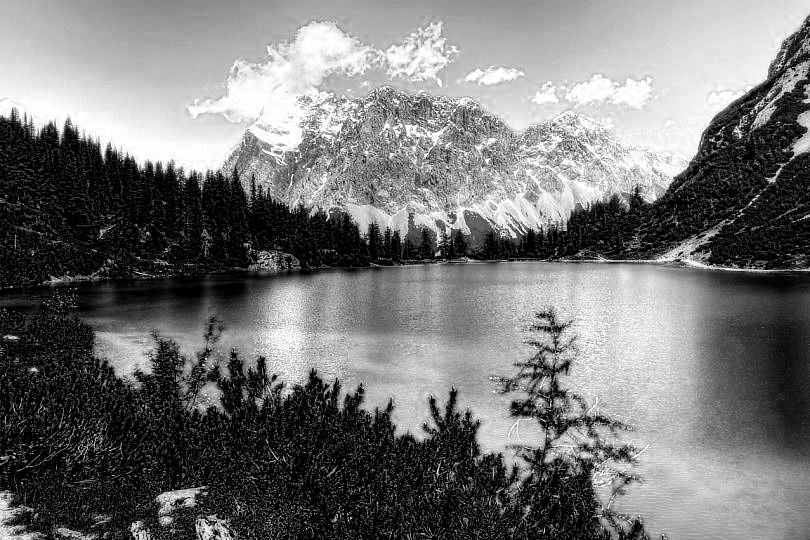
#> input picture HT1/imagen1/imagen1_salida_gray_azul.jpg, 810 x 540 px
$ jupyter execute 'HT1-Mario Tabarini.ipynb'
#> lines starting #> are read from the running program, lines starting #| are printed output that depends on the picture
#> the answer given: imagen1/imagen1_salida_gray_azul.jpg
#> the answer given: 1
### Hoja de trabajo 1
#### Mario Eduardo Tabarini Andretta
#### 22000349

[cell 1]
import cv2
import numpy as np
import matplotlib.pyplot as plt

[cell 2]
def procesar_imagenes(image_path, color):
#> called with image_path = 'imagen1/imagen1_salida_gray_azul.jpg', color = 1
    img=cv2.imread(image_path)
#> img is the input picture: shape (540, 810, 3); min 0, max 255, mean 118.1
    if img is None:
        print("Error, link a imagen incorrecto.")
        return
    img=cv2.cvtColor(img, cv2.COLOR_BGR2RGB)
    alto=img.shape[0]
#> alto = 540
    ancho=img.shape[1]
#> ancho = 810
    plt.imshow(img)
    plt.show()
    monocromo=np.zeros((alto, ancho,3)) ### Se consigue espacio vacío en el que se va guardando cada resultado de la nueva imagen. Son tres canales debido a RGB

    if(color==1):
        for i in range(0,alto):
            for j in range(0,ancho):
                pixel=img[i,j]
                blue=pixel[2]
                green=pixel[1]
                red=pixel[0]
                monocromo[i,j]=[blue,0,0] ### Aplicamos una transformación a monocromo
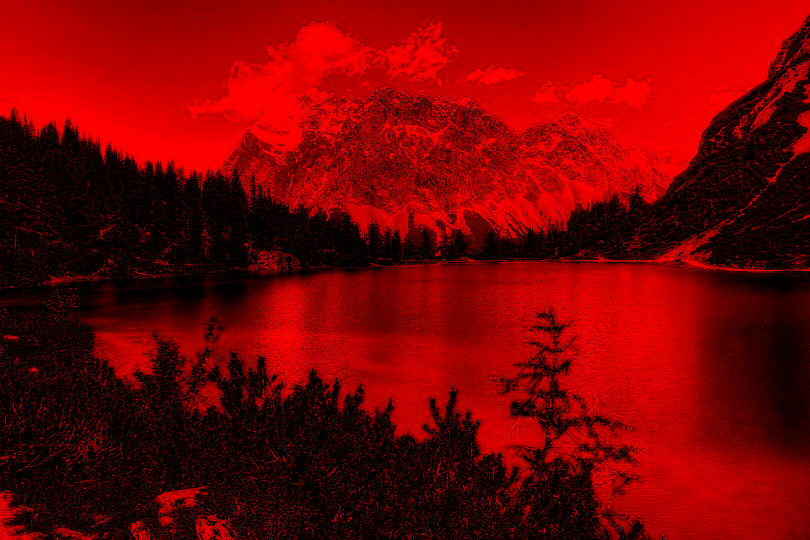
#> monocromo: shape (540, 810, 3) float64; mean R, G, B 118.1, 0, 0
        cv2.imwrite("monocromo.jpg", monocromo) ### Es necesario hacer este proceso de convertir a imagen lo que se trató y bajarla, y luego volverla a subir, ya que si no puede dar problema en la lectura
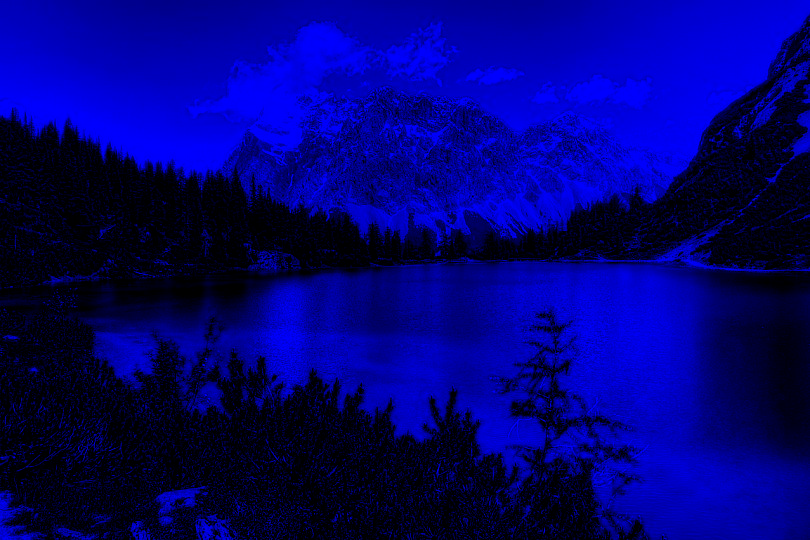
#> saved as monocromo.jpg: shape (540, 810, 3); mean B, G, R 118.1, 0, 0
        monocromo=cv2.imread("monocromo.jpg")
        monocromo=cv2.cvtColor(monocromo, cv2.COLOR_BGR2RGB)
        plt.imshow(monocromo)
        plt.show
    elif(color==2):
        for i in range(0,alto):
            for j in range(0,ancho):
                pixel=img[i,j]
                blue=pixel[2]
                green=pixel[1]
                red=pixel[0]
                monocromo[i,j]=[0,green,0] ### Aplicamos una transformación a monocromo
        cv2.imwrite("monocromo.jpg", monocromo) ### Es necesario hacer este proceso de convertir a imagen lo que se trató y bajarla, y luego volverla a subir, ya que si no puede dar problema en la lectura
        monocromo=cv2.imread("monocromo.jpg")
        monocromo=cv2.cvtColor(monocromo, cv2.COLOR_BGR2RGB)
        plt.imshow(monocromo)
        plt.show
    elif(color==3):
        for i in range(0,alto):
            for j in range(0,ancho):
                pixel=img[i,j]
                blue=pixel[2]
                green=pixel[1]
                red=pixel[0]
                monocromo[i,j]=[0,0,red] ### Aplicamos una transformación a monocromo
        cv2.imwrite("monocromo.jpg", monocromo) ### Es necesario hacer este proceso de convertir a imagen lo que se trató y bajarla, y luego volverla a subir, ya que si no puede dar problema en la lectura
        monocromo=cv2.imread("monocromo.jpg")
        monocromo=cv2.cvtColor(monocromo, cv2.COLOR_BGR2RGB)
        plt.imshow(monocromo)
        plt.show
    elif(color==10):
        for i in range(0,alto):
            for j in range(0,ancho):
                pixel=img[i,j]
                blue=pixel[2]
                green=pixel[1]
                red=pixel[0]
                monocromo[i,j]=[0,green,red] ### Aplicamos una transformación a monocromo
        cv2.imwrite("monocromo.jpg", monocromo) ### Es necesario hacer este proceso de convertir a imagen lo que se trató y bajarla, y luego volverla a subir, ya que si no puede dar problema en la lectura
        monocromo=cv2.imread("monocromo.jpg")
        monocromo=cv2.cvtColor(monocromo, cv2.COLOR_BGR2RGB)
        plt.imshow(monocromo)
        plt.show
    elif(color==20):
        for i in range(0,alto):
            for j in range(0,ancho):
                pixel=img[i,j]
                blue=pixel[2]
                green=pixel[1]
                red=pixel[0]
                monocromo[i,j]=[blue,green,0] ### Aplicamos una transformación a monocromo
        cv2.imwrite("monocromo.jpg", monocromo) ### Es necesario hacer este proceso de convertir a imagen lo que se trató y bajarla, y luego volverla a subir, ya que si no puede dar problema en la lectura
        monocromo=cv2.imread("monocromo.jpg")
        monocromo=cv2.cvtColor(monocromo, cv2.COLOR_BGR2RGB)
        plt.imshow(monocromo)
        plt.show
    elif(color==30):
        for i in range(0,alto):
            for j in range(0,ancho):
                pixel=img[i,j]
                blue=pixel[2]
                green=pixel[1]
                red=pixel[0]
                monocromo[i,j]=[blue,0,red] ### Aplicamos una transformación a monocromo
        cv2.imwrite("monocromo.jpg", monocromo) ### Es necesario hacer este proceso de convertir a imagen lo que se trató y bajarla, y luego volverla a subir, ya que si no puede dar problema en la lectura
        monocromo=cv2.imread("monocromo.jpg")
        monocromo=cv2.cvtColor(monocromo, cv2.COLOR_BGR2RGB)
        plt.imshow(monocromo)
        plt.show

[cell 3]
print("Sistema de procesamiento de imágenes")
image_path=input("Por favor ingresar la ruta de la imagen que se desea cargar.")
color=int(input("Por favor ingrese un número entre las opciones (1, 2, 3, 10, 20 o 30) para elegir el canal de color deseado."))
procesar_imagenes(image_path, color)

### Problema 2

[cell 4]
img1=cv2.imread("imagen1\imagen1_salida_gray_azul.jpg")
plt.imshow(img1)
plt.show()
img1.shape
#> Out = (540, 810, 3)

[cell 5]
img2=cv2.imread("imagen1\imagen1_salida_gray_verde.jpg")
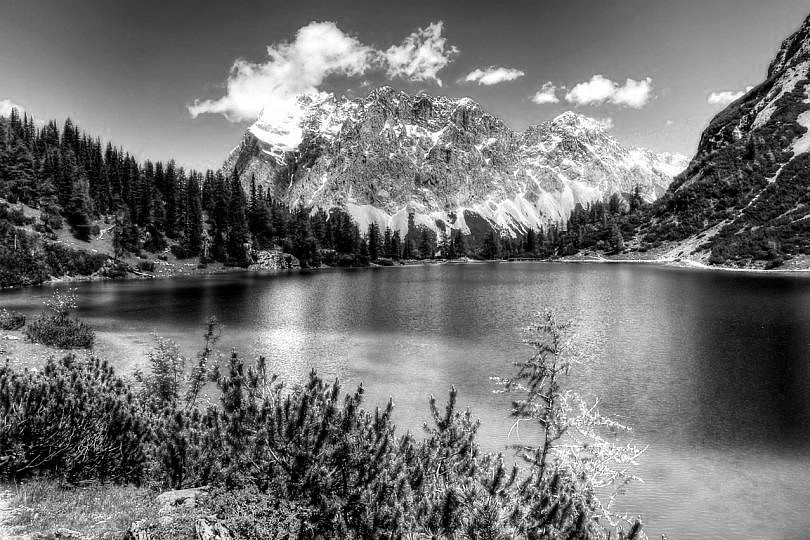
#> input picture HT1/imagen1/imagen1_salida_gray_verde.jpg, 810 x 540 px, found by its file name
#> img2 is the input picture: shape (540, 810, 3); min 0, max 255, mean 113.9
plt.imshow(img2)
plt.show()
img2.shape
#> Out = (540, 810, 3)

[cell 6]
img3=cv2.imread("imagen1\imagen1_salida_gray_rojo.jpg")
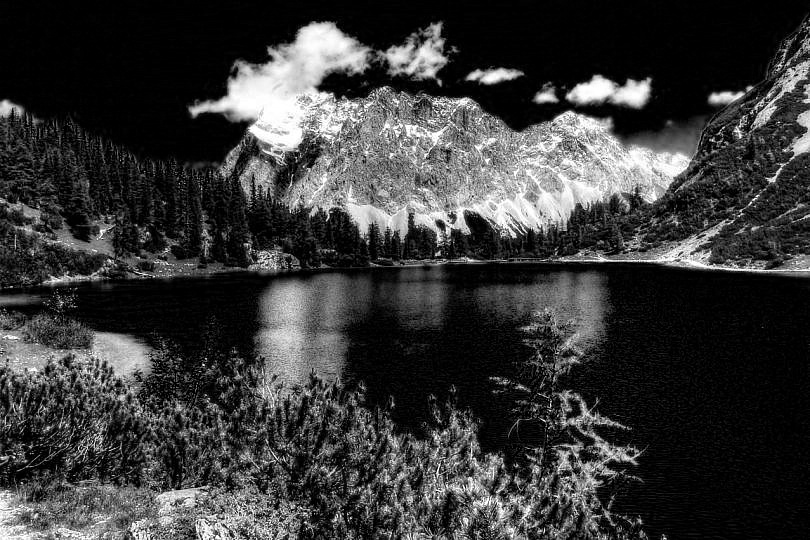
#> input picture HT1/imagen1/imagen1_salida_gray_rojo.jpg, 810 x 540 px, found by its file name
#> img3 is the input picture: shape (540, 810, 3); min 0, max 255, mean 57.5
plt.imshow(img3)
plt.show()
img3.shape
#> Out = (540, 810, 3)

[cell 7]
alto=img1.shape[0]
#> alto = 540
ancho=img1.shape[1]
#> ancho = 810
img_color=np.zeros((alto, ancho,3))

for i in range(0,alto):
    for j in range(0,ancho):
        pixel_blue=img1[i,j]
        pixel_green=img2[i,j]
        pixel_red=img3[i,j]
        blue=pixel_blue[0]
        green=pixel_green[0]
        red=pixel_red[0]

        img_color[i,j]=[blue,green,red]
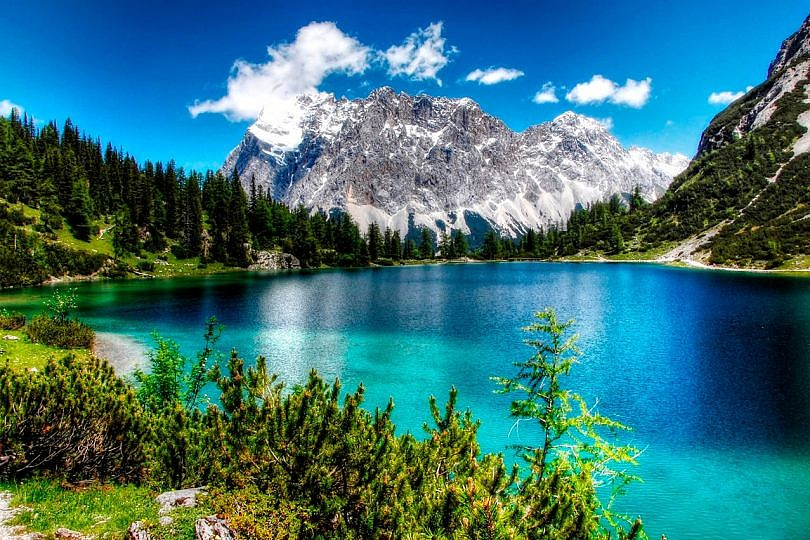
#> img_color: shape (540, 810, 3) float64; mean B, G, R 118.1, 113.9, 57.5

cv2.imwrite("img_color.jpg", img_color)

img_color=cv2.imread("img_color.jpg")
img_color=cv2.cvtColor(img_color, cv2.COLOR_BGR2RGB)
#> the answer given: imagen1/imagen1_salida_gray_verde.jpg
plt.imshow(img_color)
plt.show

### Problema 3

[cell 8]
def dividir_imagen(image_path):
#> called with image_path = 'imagen1/imagen1_salida_gray_verde.jpg'
    img=cv2.imread(image_path)
    if img is None:
        print("Error, link a imagen incorrecto o nombre mal escrito.")
        return
    img=cv2.cvtColor(img, cv2.COLOR_BGR2RGB)
    alto=img.shape[0]
#> alto = 540
    ancho=img.shape[1]
#> ancho = 810
    plt.imshow(img)
    plt.show()
    resultante_salida_gray_azul=np.zeros((alto, ancho,3)) ### Se consigue espacio vacío en el que se va guardando cada resultado de la nueva imagen. Son tres canales debido a RGB
    resultante_salida_gray_verde=np.zeros((alto, ancho,3)) ### Se consigue espacio vacío en el que se va guardando cada resultado de la nueva imagen. Son tres canales debido a RGB
    resultante_salida_gray_rojo=np.zeros((alto, ancho,3)) ### Se consigue espacio vacío en el que se va guardando cada resultado de la nueva imagen. Son tres canales debido a RGB
    for i in range(0,alto):
        for j in range(0,ancho):
            pixel=img[i,j]
            blue=pixel[0]
            green=pixel[1]
            red=pixel[2]
            resultante_salida_gray_azul[i,j]=[blue, blue, blue]
            resultante_salida_gray_verde[i,j]=[green, green, green]
            resultante_salida_gray_rojo[i,j]=[red, red, red]
    cv2.imwrite("resultante_salida_gray_azul.jpg", resultante_salida_gray_azul) ### Es necesario hacer este proceso de convertir a imagen lo que se trató y bajarla, y luego volverla a subir, ya que si no puede dar problema en la lectura
    cv2.imwrite("resultante_salida_gray_verde.jpg", resultante_salida_gray_verde) ### Es necesario hacer este proceso de convertir a imagen lo que se trató y bajarla, y luego volverla a subir, ya que si no puede dar problema en la lectura
    cv2.imwrite("resultante_salida_gray_rojo.jpg", resultante_salida_gray_rojo) ### Es necesario hacer este proceso de convertir a imagen lo que se trató y bajarla, y luego volverla a subir, ya que si no puede dar problema en la lectura

    resultante_salida_gray_azul=cv2.imread("resultante_salida_gray_azul.jpg")
#> resultante_salida_gray_azul: shape (540, 810, 3); min 0, max 255, mean 113.9
    plt.imshow(resultante_salida_gray_azul)
    plt.show

    resultante_salida_gray_verde=cv2.imread("resultante_salida_gray_verde.jpg")
    plt.imshow(resultante_salida_gray_verde)
    plt.show

    resultante_salida_gray_rojo=cv2.imread("resultante_salida_gray_rojo.jpg")
    plt.imshow(resultante_salida_gray_rojo)
    plt.show

[cell 9]
print("Sistema de división de imágenes")
image_path=input("Por favor ingresar la ruta de la imagen que se desea cargar.")
dividir_imagen(image_path)
#> the answer given: imagen1/imagen1_salida_gray_rojo.jpg

### Problema 4

[cell 10]
def histograma(image_path):
#> called with image_path = 'imagen1/imagen1_salida_gray_rojo.jpg'
    img=cv2.imread(image_path)
    if img is None:
        print("Error, link a imagen incorrecto o nombre mal escrito.")
        return
    img=cv2.cvtColor(img, cv2.COLOR_BGR2RGB)


    alto=img.shape[0]
    ancho=img.shape[1]
    resultante_salida_gray=np.zeros((alto, ancho,3)) ### Se consigue espacio vacío en el que se va guardando cada resultado de la nueva imagen. Son tres canales debido a RGB
    for i in range(0,alto):
        for j in range(0,ancho):
            pixel=img[i,j]
            blue=pixel[0]
            green=pixel[1]
            red=pixel[2]
            resultante_salida_gray[i,j]=[(blue+green+red)/3]
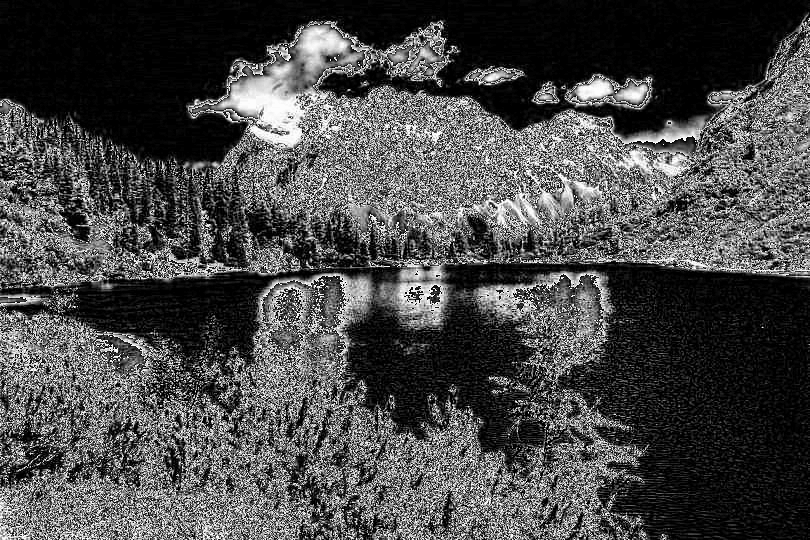
#> resultante_salida_gray: shape (540, 810, 3) float64; min 0, max 85, mean 24.5; drawn with min black and max white

    cv2.imwrite("resultante_salida_gray.jpg", resultante_salida_gray) ### Es necesario hacer este proceso de convertir a imagen lo que se trató y bajarla, y luego volverla a subir, ya que si no puede dar problema en la lectura
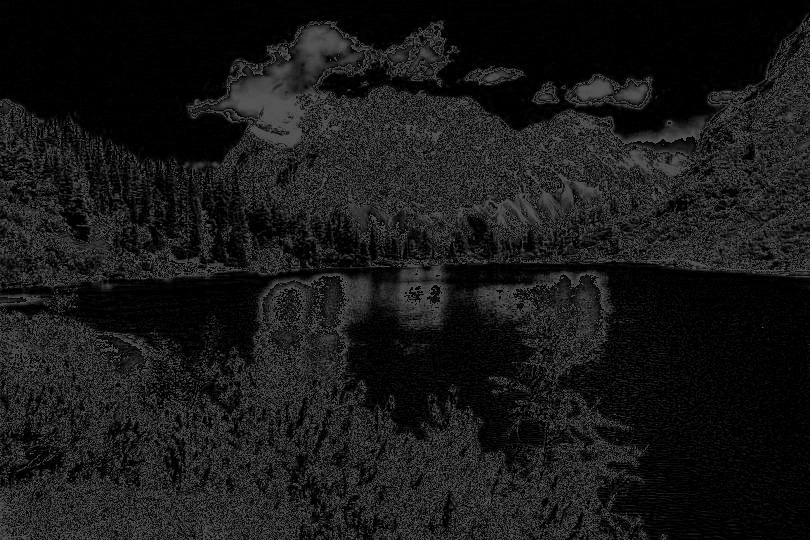
#> saved as resultante_salida_gray.jpg: shape (540, 810, 3); min 0, max 85, mean 24.5
    resultante_salida_gray=cv2.imread("resultante_salida_gray.jpg")
#> resultante_salida_gray: shape (540, 810, 3); min 0, max 92, mean 24.5

    canal_azul, canal_verde, canal_rojo=cv2.split(img)
    media_azul=np.mean(canal_azul)
#> media_azul = 57.54
    media_verde=np.mean(canal_verde)
#> media_verde = 57.54
    media_rojo=np.mean(canal_rojo)
#> media_rojo = 57.54
    media_gris=np.mean(resultante_salida_gray)
#> media_gris = 24.55

    hist_azul=cv2.calcHist([img],[0], None, [256], [0,256])
#> hist_azul = 256 values, max 71645 at index 0, min 350 at index 235, mean 1708.6
    hist_verde=cv2.calcHist([img],[1], None, [256], [0,256])
#> hist_verde has the same summary as hist_azul
    hist_rojo=cv2.calcHist([img],[2], None, [256], [0,256])
#> hist_rojo has the same summary as hist_azul
    hist_grises=cv2.calcHist([resultante_salida_gray],[0], None, [256], [0,256])
#> hist_grises = 256 values, max 69965 at index 0, min 0 at index 93, mean 1708.6


    plt.figure()
    plt.subplot(4,1,1)
    plt.plot(hist_azul, color="blue")
    plt.axvline(media_azul, color="blue", linestyle="--", label=f"Media:{media_azul:.2f}")
    plt.xlabel("Intensidad de pixeles en azul")
    plt.ylabel("Pixeles totales")
    plt.title("Histograma de imagen original")

    plt.subplot(4,1,2)
    plt.plot(hist_verde, color="green")
    plt.axvline(media_verde, color="green", linestyle="--", label=f"Media:{media_verde:.2f}")
    plt.xlabel("Intensidad de pixeles en verde")
    plt.ylabel("Pixeles totales")
    plt.title("Histograma de imagen original")

    plt.subplot(4,1,3)
    plt.plot(hist_rojo, color="red")
    plt.axvline(media_rojo, color="red", linestyle="--", label=f"Media:{media_rojo:.2f}")
    plt.xlabel("Intensidad de pixeles en rojo")
    plt.ylabel("Pixeles totales")
    plt.title("Histograma de imagen original")

    plt.subplot(4,1,4)
    plt.plot(hist_grises, color="gray")
    plt.axvline(media_gris, color="gray", linestyle="--", label=f"Media:{media_gris:.2f}")
    plt.xlabel("Intensidad de pixeles en gris")
    plt.ylabel("Pixeles totales")
    plt.title("Histograma de imagen original")

    plt.tight_layout
    plt.show()
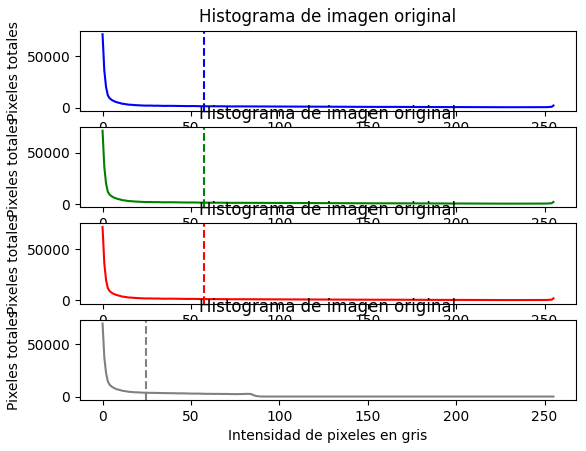
#> figure drawn by matplotlib, 4 panels; panel 1: curve peaks at x = 0, y = 71645; panel 2: curve peaks at x = 0, y = 71645; panel 3: curve peaks at x = 0, y = 71645; panel 4: curve peaks at x = 0, y = 69965
